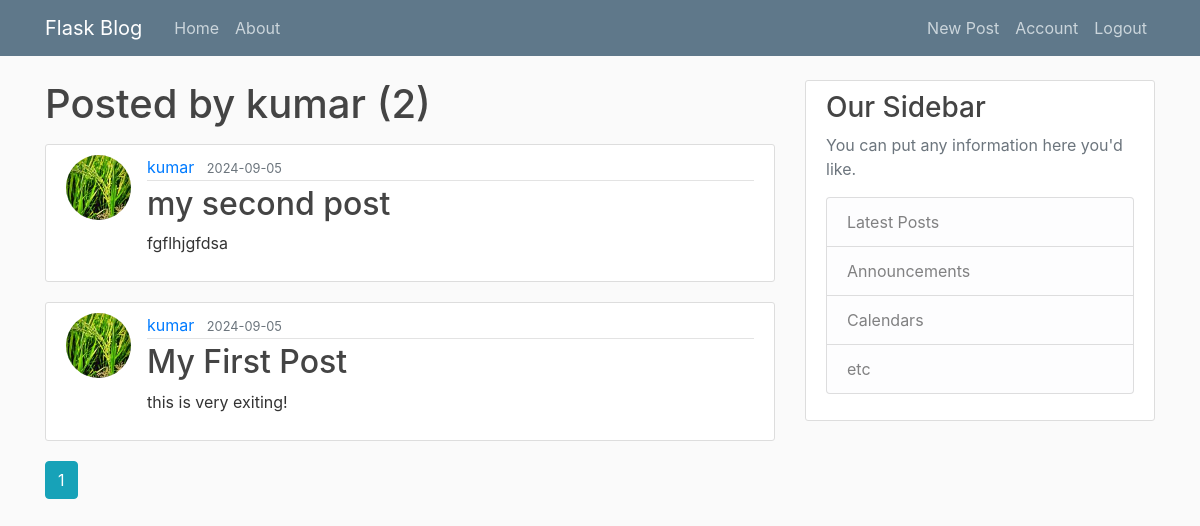
The page /user/kumar (signed in) on the database as committed earlier.
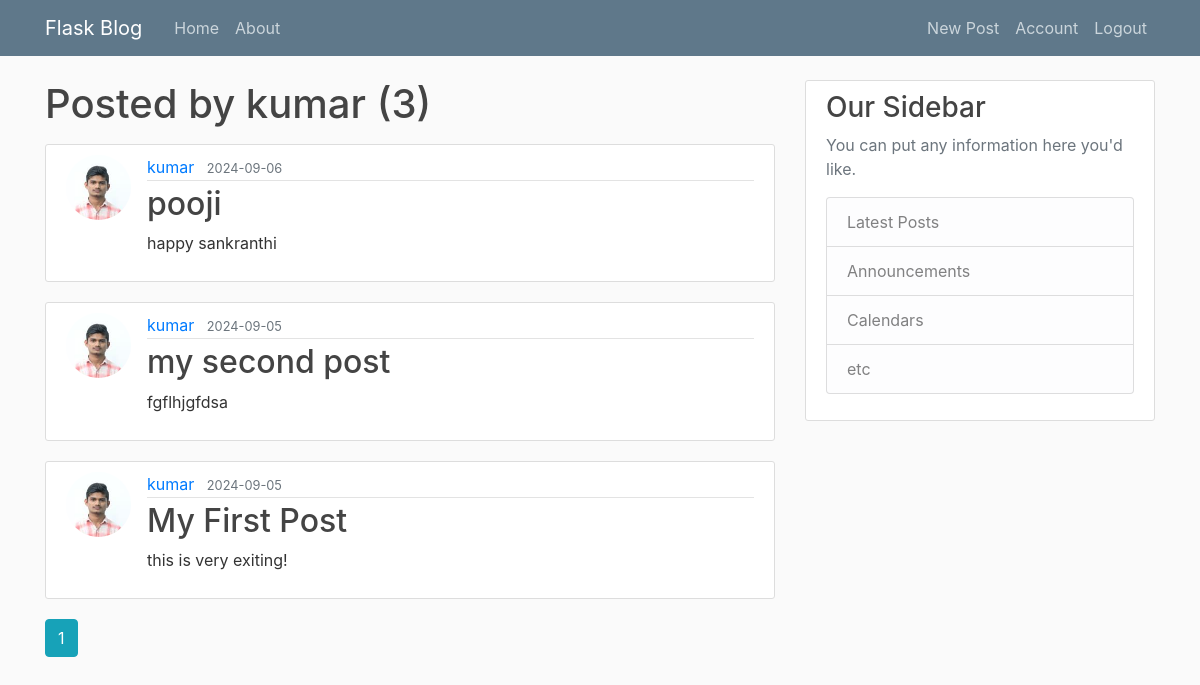
The same page on the database as committed later.
### flaskblog/models.py (models this page shows, shortened)
class Post(db.Model):
    id=db.Column(db.Integer,primary_key=True)
    title=db.Column(db.String(20),nullable=False)
    date_posted=db.Column(db.DateTime,nullable=False,default=datetime.utcnow)
    content=db.Column(db.Text,nullable=False)
    user_id=db.Column(db.Integer,db.ForeignKey('user.id'),nullable=False)

class User(db.Model,UserMixin):
    id=db.Column(db.Integer,primary_key=True)
    username=db.Column(db.String(20),unique=True,nullable=False)
    email=db.Column(db.String(120),unique=True,nullable=False)
    image_file=db.Column(db.String(20),nullable=False,default='default.jpg')
    password=db.Column(db.String(60),nullable=False)
    posts=db.relationship('Post',backref='author',lazy=True)

### flaskblog/routes.py (the view)
@app.route('/user/<string:username>')
def user_posts(username):
    page=request.args.get('page',1,type=int)
    user=User.query.filter_by(username=username).first_or_404()
    posts=Post.query.filter_by(author=user)\
        .order_by(Post.date_posted.desc())\
            .paginate(page=page,per_page=3)
    return render_template('user_posts.html', posts=posts, user=user)

### flaskblog/models.py (called while the page is built)
@login_manager.user_loader
def load_user(user_id):
    return User.query.get(int(user_id))

### flaskblog/templates/user_posts.html
{% extends 'layout.html'%}
{% block content %}
    <h1 class="mb-3">Posted by {{ user.username}} ({{posts.total}})</h1>
    {% for post in posts.items%}
    <article class="media content-section">
        <img class="rounded-circle article-img" src="{{url_for('static',filename='profile_pics/'+post.author.image_file)}}">
        <div class="media-body">
          <div class="article-metadata">
            <a class="mr-2" href="{{ url_for('user_posts',username=post.author.username)}}">{{ post.author.username }}</a>
            <small class="text-muted">{{ post.date_posted.strftime('%Y-%m-%d')}}</small>
          </div>
          <h2><a class="article-title" href="{{url_for('post',post_id=post.id)}}">{{ post.title }}</a></h2>
          <p class="article-content">{{ post.content }}</p>
        </div>
    </article>
    {% endfor %}
    {% for page_num in posts.iter_pages(left_edge=1,right_edge=1,left_current=1,right_current=1)%}
        {% if page_num %}
            {% if posts.page==page_num %}
              <a class="btn btn-info mb-4" href="{{url_for('user_posts',username=user.username,page=page_num)}}">{{ page_num}}</a>
            {% else %}
              <a class="btn btn-outline-info mb-4" href="{{url_for('user_posts',username=user.username,page=page_num)}}">{{ page_num}}</a>
            {% endif %}
        {% else %}
            .........
        {% endif %}
    {% endfor %}
{% endblock content %}

Rows that differ between the two databases and show on the page:
added Post: image_file (picture), author.username "kumar", date_posted "2024-09-06", title "pooji", content "happy sankranthi"
changed through a linked row, Post "my second post": image_file: a different picture
changed through a linked row, Post "My First Post": image_file: a different picture
Other text that changed with them:
{{ posts.total }}: "2" → "3"
